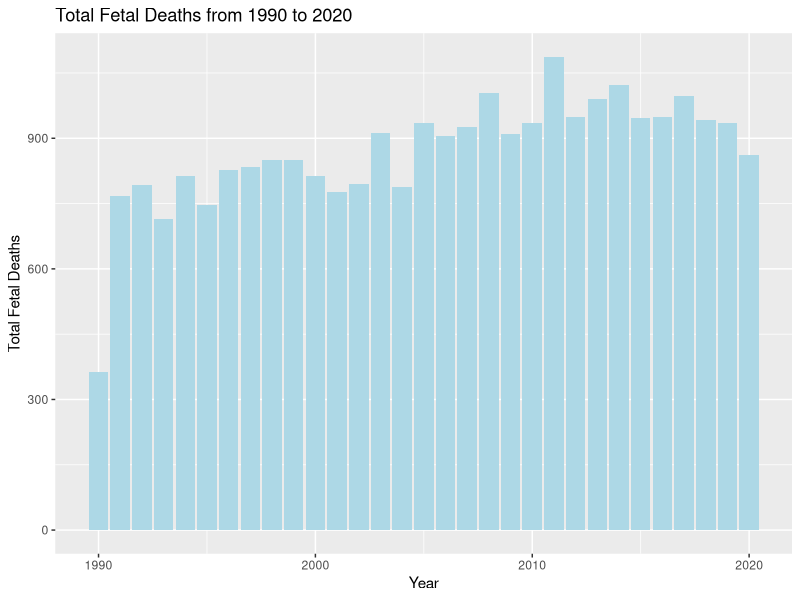

Recreate this plot in R.
# P2: Bar chart (Chart 2)
library(tidyverse)
library(dplyr)
wastate_deaths <- read.csv("wastate_fetaldeaths.csv")
View(wastate_deaths)
str(wastate_deaths)

# Renaming columns 
wastate_deaths <- wastate_deaths %>% rename(year = StatOverview_Full_Data_data)
wastate_deaths <- wastate_deaths %>% rename(fd_annotate = X)
wastate_deaths <- wastate_deaths %>% rename(fd_suppress = X.1)
wastate_deaths <- wastate_deaths %>% rename(location = X.2)
wastate_deaths <- wastate_deaths %>% rename(id_annotate = X.3)
wastate_deaths <- wastate_deaths %>% rename(id_ratelower = X.4)
wastate_deaths <- wastate_deaths %>% rename(id_rateupper = X.5)
wastate_deaths <- wastate_deaths %>% rename(id_suppress = X.6)
wastate_deaths <- wastate_deaths %>% rename(num_of_records = X.7)
wastate_deaths <- wastate_deaths %>% rename(fetal_deathrate = X.8)
wastate_deaths <- wastate_deaths %>% rename(fetaldeath_staterate = X.9)
wastate_deaths <- wastate_deaths %>% rename(fetal_deaths = X.10)
wastate_deaths <- wastate_deaths %>% rename(infant_deathrate = X.11)
wastate_deaths <- wastate_deaths %>% rename(infantdeath_staterate = X.12)
wastate_deaths <- wastate_deaths %>% rename(infant_deaths = X.13)
wastate_deaths <- wastate_deaths %>% rename(live_births = X.14)

# Removing unwanted columns 
wastate_deaths <- wastate_deaths[, -c(2, 3, 5, 6, 7, 8)] # removes fd_annotate, 
# fd_suppress, id_annotate, id_ratelower, id_rateupper, and
# id_suppress
# link: https://sparkbyexamples.com/r-programming/remove-column-in-r/#:~:text=2.1%20Remove%20Column%20by%20Index&text=This%20notation%20takes%20syntax%20df,the%20%E2%80%93%20(negative)%20operator.

# Removing unwanted rows
wastate_deaths <- wastate_deaths %>% filter(!row_number() %in% c(1, 2)) # removes incorrect year and 1990 rows 
# link: https://www.r-bloggers.com/2022/06/remove-rows-from-the-data-frame-in-r/ 

# Getting rid of all empty cells and replacing them with NA
wastate_deaths[wastate_deaths == "" | wastate_deaths == " "] <- NA  # Replace blank & space by NA
View(wastate_deaths) 
# link: https://statisticsglobe.com/replace-blank-by-na-in-r 


# what type of things should we include in our summary information? 

# Checking value types 
typeof(wastate_deaths$year)
typeof(wastate_deaths$location)
typeof(wastate_deaths$num_of_records)
typeof(wastate_deaths$fetal_deathrate)
typeof(wastate_deaths$fetaldeath_staterate)
typeof(wastate_deaths$fetal_deaths)
typeof(wastate_deaths$infant_deathrate)
typeof(wastate_deaths$infantdeath_staterate)
typeof(wastate_deaths$infant_deaths)
typeof(wastate_deaths$live_births)
# all output as characters 

# Changing value types from character to integer 
wastate_deaths$year <- as.integer(wastate_deaths$year)
typeof(wastate_deaths$year) # integer 

wastate_deaths$num_of_records <- as.integer(wastate_deaths$num_of_records)
typeof(wastate_deaths$num_of_records) # integer 

wastate_deaths$fetal_deathrate <- as.integer(wastate_deaths$fetal_deathrate)
typeof(wastate_deaths$fetal_deathrate) # integer 

wastate_deaths$fetaldeath_staterate <- as.integer(wastate_deaths$fetaldeath_staterate)
typeof(wastate_deaths$fetaldeath_staterate) # integer 

wastate_deaths$fetal_deaths <- as.integer(wastate_deaths$fetal_deaths)
typeof(wastate_deaths$fetal_deaths) # integer 

wastate_deaths$infant_deathrate <- as.integer(wastate_deaths$infant_deathrate)
typeof(wastate_deaths$infant_deathrate) # integer 

wastate_deaths$infantdeath_staterate <- as.integer(wastate_deaths$infantdeath_staterate)
typeof(wastate_deaths$infantdeath_staterate) # integer 

wastate_deaths$infant_deaths <- as.integer(wastate_deaths$infant_deaths)
typeof(wastate_deaths$infant_deaths) # integer 

wastate_deaths$live_births <- as.integer(wastate_deaths$live_births)
typeof(wastate_deaths$live_births) # integer 

# Grouping total fetal deaths per year 
fetal_by_year <- wastate_deaths %>%
  group_by(year) %>%
  summarize(fetal_deathstotal = sum(fetal_deaths, na.rm = TRUE))
View(fetal_by_year) 

# Creating a bar graph (set it to a variable to call it in the index.rmd)
fetal_deaths_barchart <- ggplot(data = fetal_by_year) + 
  geom_col(mapping = aes(
    x = year, 
    y = fetal_deathstotal
  ), 
  fill = "lightblue"
  ) + 
  scale_y_continuous(labels = scales:: comma) +
  labs(
    x = "Year",
    y = "Total Fetal Deaths",
    title = "Total Fetal Deaths from 1990 to 2020",
    alt = "Annual Fetal Deaths from 1990 to 2020"
  ) 
fetal_deaths_barchart



